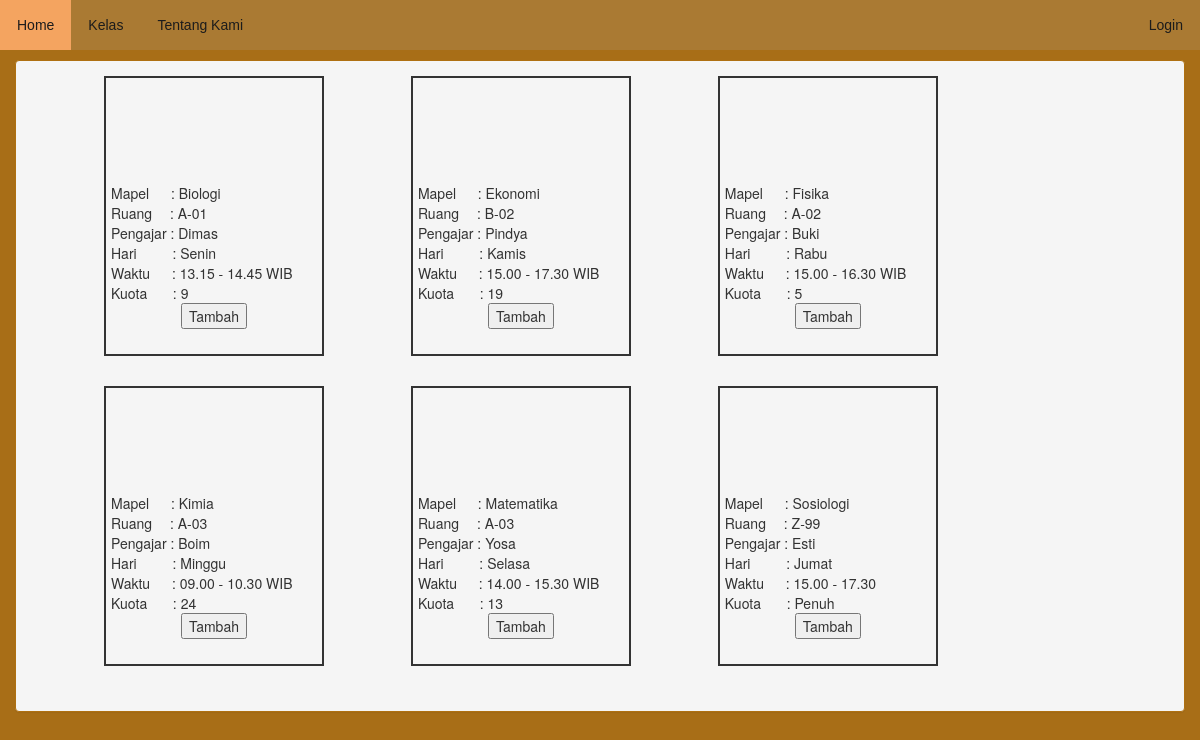
Screenshot of /kelas.php with the database file from the repository.
### tables this page shows
CREATE TABLE `kelas` (
  `mapel` varchar(15) NOT NULL,
  `ruangan` varchar(5) NOT NULL,
  `pengajar` varchar(25) NOT NULL,
  `hari` varchar(25) NOT NULL,
  `waktu` varchar(25) NOT NULL,
  `kuota` varchar(2) NOT NULL
);

### kelas.php (the view, shortened to what this page needs)
<!DOCTYPE html>
<html>
<head>
    <link rel="stylesheet" href="css/bootstrap.css">
    <link rel="stylesheet" href="css/main.css">
</head>
<body>
    <nav id="navigator" class="navbar navbar-default navbar-fixed-top">
        <ul class="topnav">
            <li><a href="index.php">Home</a></li>
            <li><a href="kelas.php">Kelas</a></li>
            <li><a href="about.php">Tentang Kami</a></li>
            <div class="kanan">
            <?php
            if(isset($_SESSION['username'])){
            $nama = $_SESSION['username'];?>
                <li><a href="#"><?php echo $nama ?></a></li>
                <li><a href="profil.php">My Profile</a></li>
                <li><a href="logout.php">Logout</a></li>
            <?php
          }else{?>
              <li><a href="login.php">Login</a></li>
            <?php }
            ?>
            </div>
        </ul>
    </nav>
       <div class="kolom">
            <div class="col-sm-12">
                <div class="panel panel-default">
                    <div class="panel-body">
                      <?php
            					include "koneksi.php";
                      $batas = 100;
            					$query_mysql = mysqli_query($koneksi,"SELECT * FROM kelas LIMIT $batas");
            					while($data = mysqli_fetch_array($query_mysql)){
            					?>
                      <div style="display:inline-block; width:220px; border-width:2px;
                                  border-style:solid; margin-left:73px;
                                  margin-right:10px; margin-bottom : 30px; padding:5px;">
            					<form method="GET">
            					<tr>
                      </br></br></br></br></br>Mapel&emsp;&nbsp : <?php echo $data['mapel']; ?></br>
                        Ruang&emsp; : <?php echo $data['ruangan']; ?></br>
            						Pengajar : <?php echo $data['pengajar']; ?></br>
            						Hari &emsp;&emsp; : <?php echo $data['hari']; ?></br>
                        Waktu&emsp;&nbsp; : <?php echo $data['waktu']; ?></br>
                        Kuota&emsp;&nbsp;&nbsp; : <?php if ($data['kuota'] <= 0) {
                        echo 'Penuh';
                        } else {
                        echo $data['kuota'];
                        }
                         ?></br>
                  				<center><input type="button" value="Tambah" placeholder="Tambah" onclick="window.location.href='cek_kelas.php?mapel=<?php echo $data['mapel'] ?>'"></input></center>
            					</tr>
                    </div>
                    <?php } ?>
                    </div>
                </div>
</body>
</html>

### css/main.css (style rules this page uses)
body { background-color: #a86e17; }
.panel { background-color: whitesmoke; border-color: #af7011; }
#navigator { margin: 0; padding: 0; border: 0; border-radius: 0; }
ul.topnav { list-style-type: none; margin: 0; padding: 0; overflow: hidden; background-color: #aa7a33; }
ul.topnav li { float: left; }
ul.topnav li a { display: inline-block; color: #1c1c1c; text-align: center; padding: 15px 17px; text-decoration: none; transition: 0.3s; font-size: 14px; }
.topnav { font-family: sans-serif; }
.kanan { float: right; }

### kelas.php (style rules this page uses)
.kolom { margin-top: 5%; }

### rows the page displays
kelas: mapel "Biologi", ruangan "A-01", pengajar "Dimas", hari "Senin", waktu "13.15 - 14.45 WIB", kuota "9"
kelas: mapel "Ekonomi", ruangan "B-02", pengajar "Pindya", hari "Kamis", waktu "15.00 - 17.30 WIB", kuota "19"
kelas: mapel "Fisika", ruangan "A-02", pengajar "Buki", hari "Rabu", waktu "15.00 - 16.30 WIB", kuota "5"
kelas: mapel "Kimia", ruangan "A-03", pengajar "Boim", hari "Minggu", waktu "09.00 - 10.30 WIB", kuota "24"
kelas: mapel "Matematika", ruangan "A-03", pengajar "Yosa", hari "Selasa", waktu "14.00 - 15.30 WIB", kuota "13"
kelas: mapel "Sosiologi", ruangan "Z-99", pengajar "Esti", hari "Jumat", waktu "15.00 - 17.30", kuota "Penuh"
